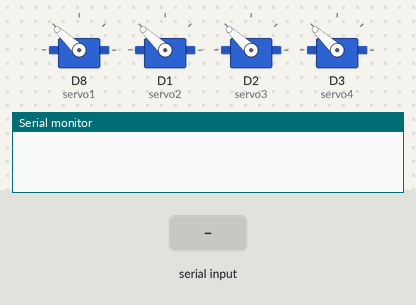
Bench run of a sketch on a simulated ESP8266 (NodeMCU). Parts: 4 × servo, the last lines printed to the serial monitor. Inputs (shaded band) come from the test bench.

Above: at 1.2 s.
1.3 s: "c" received over the second serial link
At 1.45 s:
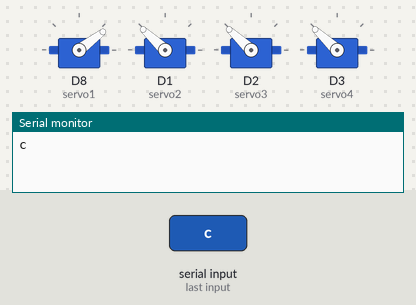
4.3 s: "o" received over the second serial link
At 7.11 s:
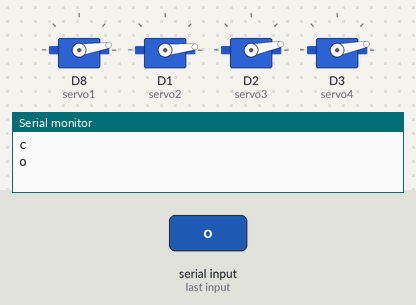
7.3 s: "c" received over the second serial link
At 7.75 s:
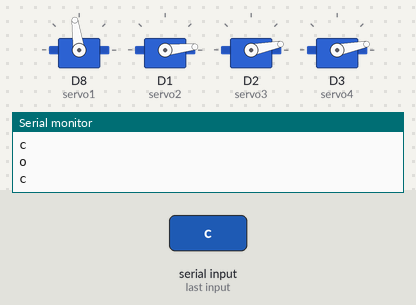
Timing chart, 0 to 11.4 s (numbered marks = the images above; inputs shaded):
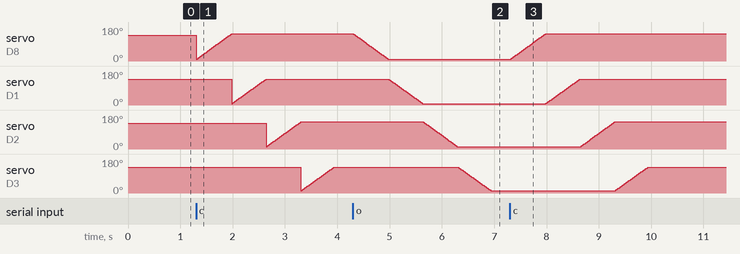

Measured:
- after the input at 4.3 s, servo on D8 (servo1): moves from 143° to 9° over 0.68 s, starting at once; servo on D1 (servo2): moves from 137° to 6° over 0.66 s, starting after 0.69 s; servo on D2 (servo3): moves from 143° to 11° over 0.66 s, starting after 1.3 s; servo on D3 (servo4): moves from 137° to 11° over 0.62 s, starting after 2.0 s
- after the input at 7.3 s, servo on D8 (servo1): moves from 9° to 143° over 0.68 s, starting at once; servo on D1 (servo2): moves from 6° to 137° over 0.66 s, starting after 0.69 s; servo on D2 (servo3): moves from 11° to 143° over 0.66 s, starting after 1.3 s; servo on D3 (servo4): moves from 11° to 137° over 0.62 s, starting after 2.0 s

The sketch:

remote_tes.ino
```cpp
#include<SoftwareSerial.h> //Included SoftwareSerial Library
//Started SoftwareSerial at RX and TX pin of ESP8266/NodeMCU
SoftwareSerial s1(3,1);
SoftwareSerial s(D4, A0);


#include <Servo.h>

Servo servo1;
Servo servo2;
Servo servo3;
Servo servo4;
int ch1  = 0;  // Receiver Channel 1 PPM value
int ch2  = 0;  // Receiver Channel 2 PPM value
int ch3  = 0;  // Receiver Channel 3 PPM value
int ch4  = 0;  // Receiver Channel 4 PPM value
int ch5  = 0;  // Receiver Channel 5 PPM value
int ch6  = 0;  // Receiver Channel 6 PPM valu

//#define rcPin1  // Pin 8 Connected to CH1 of Transmitter;
#define rcPin2 D0  // Pin 9 Connected to CH1
//#define rcPin3 D8   // Pin 9 Connected to CH2
#define rcPin4 D7   // Pin 9 Connected to CH2
#define rcPin5 D6 // Pin 9 Connected to CH3
#define rcPin6 D5   // Pin 9 Connected to CH3


int minvalue1=950;
int minvalue2=1100;
int mid1=1350;
int mid2=1700;
int maxvalue1=2050;
int maxvalue2=1800;

int so[] = {6, 11, 8, 8};
int sc[] = {110, 110, 110, 110};
int close = 143;
int close2 = 137;


void closeservo()
{ int pos;
       for (pos = 9; pos <= close; pos += 1) {
      servo1.write(pos);
      // tell servo to go to position in variable 'pos'
      delay(5);                       // waits 15ms for the servo to reach the position
    }
    for (pos =  6; pos <= close2; pos += 1) { // goes from 0 degrees to 180 degrees
      // in steps of 1 degree
      servo2.write(pos);              // tell servo to go to position in variable 'pos'
      delay(5);                       // waits 15ms for the servo to reach the position
    }
    for (pos = 11; pos <= close; pos += 1) { // goes from 0 degrees to 180 degrees
      // in steps of 1 degree
      servo3.write(pos);
      // tell servo to go to position in variable 'pos'
      delay(5);                       // waits 15ms for the servo to reach the position
    }
    for (pos = 11; pos <= close2; pos += 1) { // goes from 0 degrees to 180 degrees
      // in steps of 1 degree
      servo4.write(pos);              // tell servo to go to position in variable 'pos'
      delay(5);                       // waits 15ms for the servo to reach the position
    }
}


void openservo()
{ int pos;
  for (pos = close; pos >= 9; pos -= 1) { // goes from 180 degrees to 0 degrees
      servo1.write(pos);              // tell servo to go to position in variable 'pos'
      delay(5);                       // waits 15ms for the servo to reach the position
    }
    for (pos = close2; pos >= 6; pos -= 1) { // goes from 180 degrees to 0 degrees
      servo2.write(pos);              // tell servo to go to position in variable 'pos'
      delay(5);                       // waits 15ms for the servo to reach the position
    }
    for (pos = close; pos >= 11; pos -= 1) { // goes from 180 degrees to 0 degrees
      servo3.write(pos);              // tell servo to go to position in variable 'pos'
      delay(5);                       // waits 15ms for the servo to reach the position
    }
    for (pos = close2; pos >= 11; pos -= 1) { // goes from 180 degrees to 0 degrees
      servo4.write(pos);              // tell servo to go to position in variable 'pos'
      delay(5);                       // waits 15ms for the servo to reach the position
    }

}


void setup() {


  // put your setup code here, to run once:
  s.begin(9600);
  s1.begin(9600);
  servo1.attach(D8);
  servo2.attach(D1);
  servo3.attach(D2);
  servo4.attach(D3);
  Serial.begin(9600);

 // pinMode(A0,OUTPUT);
  //..............remote...............//

 // pinMode(rcPin1, INPUT);
  pinMode(rcPin2, INPUT);
 // pinMode(rcPin3, INPUT);
 //pinMode(rcPin4, INPUT);
  pinMode(rcPin5, INPUT);
  pinMode(rcPin6, INPUT);

servo1.write(close2);
servo2.write(close2);
servo3.write(close2);
servo4.write(close2);

}

int flag = 1;
void loop() {
 if(s.available())
 {
  int pos;
  char a = ((char)s.read());
  (char)s1.write(a);
   Serial.println(a);


   switch(a){
     case 'c':
     closeservo();
    // flag=0;

     break;

     case 'o':
      openservo();
      // flag=1;
     break;
     }


}
}
```
